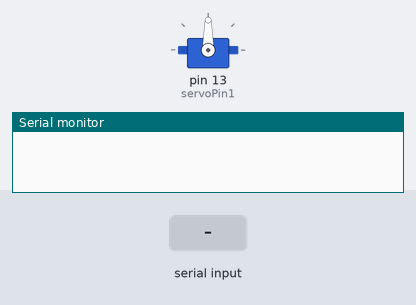
A sketch run on a simulated Arduino Uno, built with avr-gcc and run on an emulated ATmega328P. Parts: servo, the last lines printed to the serial monitor. The test bench sets the inputs (shaded band).

Above: at 1.3 s.
1.4 s: "1" received over the second serial link
At 1.7 s:
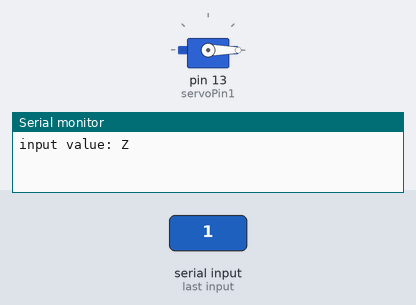
Timing chart, 0 to 4.4 s (numbered marks = the images above; inputs shaded):
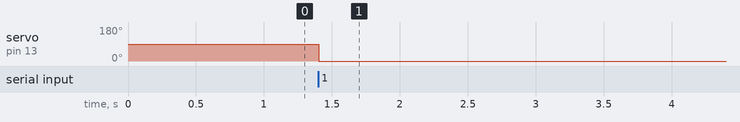

Measured:
- after the input at 1.4 s, servo on pin 13 (servoPin1): 90° → 0° at once

The sketch:

feederPet.ino
```cpp
#include <SoftwareSerial.h>
#include <Servo.h>

int Tx = 0;   //블루투스 보내는 핀 설정
int Rx = 1;   //블루투스 받는 핀 설정

int servoPin1 = 13;
Servo servo1;
String myString=""; //받는 문자열

SoftwareSerial bluetooth(Tx, Rx);   //시리얼 통신을 위한 객체 선언

void setup(){
  Serial.begin(9600);
  delay(100);
  bluetooth.begin(9600);    //블루투스 시리얼 개방
  servo1.attach(servoPin1); //서보 시그널 핀 설정
   servo1.write(90);
}

void loop(){

  if(bluetooth.available()){
    char myChar = (char)servo1.read();  //mySerial int형식의 값을 char형식으로 변환
    myString+=myChar;   //수신되는 문자열을 myString에 모두 붙임 (1바이트씩 전송되는 것을 모두 붙임)
    delay(5);           //수신 문자열 끊김 방지
  }

 if(!myString.equals(""))  {    //myString 값이 있다면 실행한다.
    Serial.println("input value: "+myString); //시리얼모니터에 myString값 출력

      if(myString=="급식주기")  //myString 값이 '급식주기'와 일치하면
      {
        servo1.write(90);     //각도 90도로 움직임
      } else {
        servo1.write(0);   //각도 0도로 움직임
      }
    myString="";  //myString 변수값 초기화
  }
}
```
